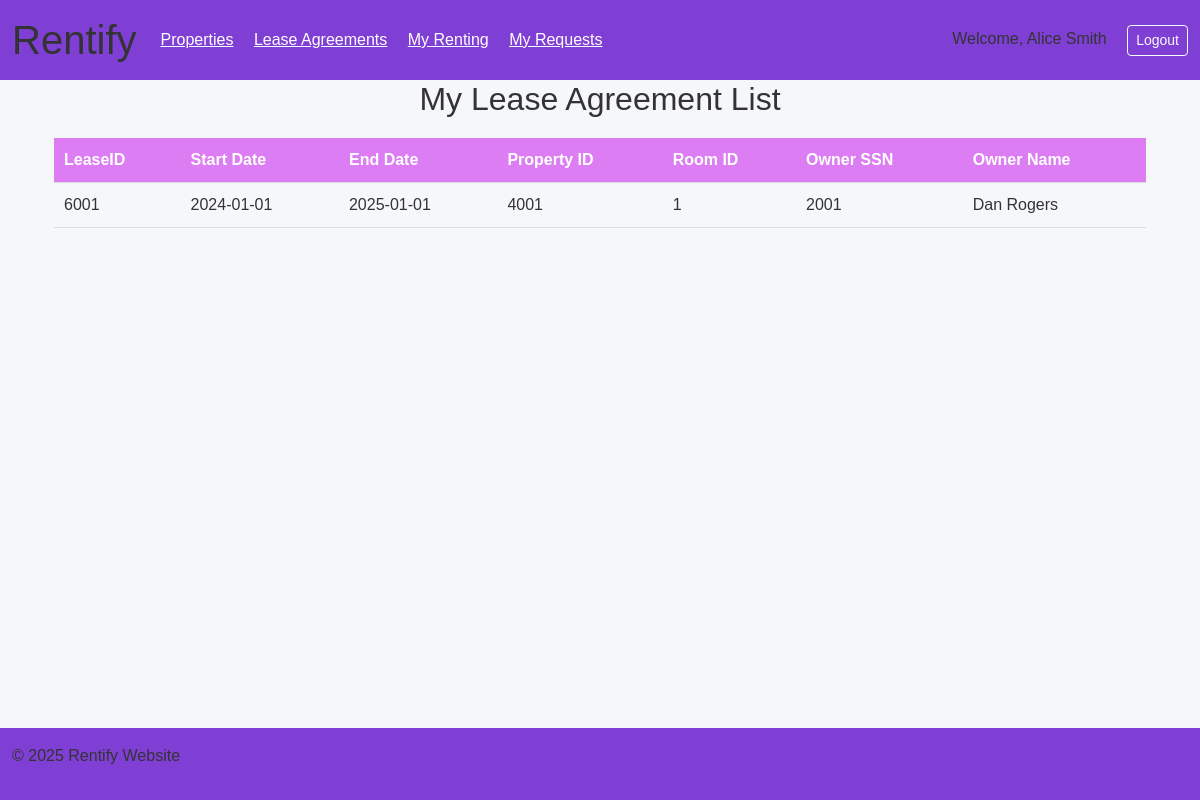
The page /lease-agreement-view (signed in) on the database its author committed.
### tables this page shows
CREATE TABLE LEASEAGREEMENT (
        LeaseID INTEGER PRIMARY KEY,
        StartDate TEXT,
        EndDate TEXT,
        PropertyID INTEGER,
        RoomID INTEGER,
        OwnerSSN INTEGER NOT NULL,
        ClientSSN INTEGER NOT NULL,
        FOREIGN KEY (PropertyID, RoomID) REFERENCES ROOM(PropertyID, RoomID)
        ON DELETE CASCADE ON UPDATE CASCADE,
        FOREIGN KEY (OwnerSSN) REFERENCES HOMEOWNER(SSN)
        ON DELETE CASCADE ON UPDATE CASCADE,
        FOREIGN KEY (ClientSSN) REFERENCES CLIENT(SSN)
        ON DELETE CASCADE ON UPDATE CASCADE
    );

CREATE TABLE PERSON (
        SSN INTEGER PRIMARY KEY,
        FirstName TEXT NOT NULL,
        LastName TEXT,
        UserName TEXT UNIQUE,
        Password TEXT
    );

### app.py (the view)
@app.route("/lease-agreement-view", methods=["GET"])
def leaseAgreement():
    with sqlite3.connect("Homeapp.db") as conn:
        las = conn.execute("SELECT l.LeaseID, l.StartDate, l.EndDate, l.PropertyID, l.RoomID, l.OwnerSSN, p2.FirstName, p2.LastName, l.ClientSSN, p1.FirstName, p1.LastName FROM leaseagreement AS l INNER JOIN person AS p1 ON l.ClientSSN = p1.SSN INNER JOIN person as p2 ON l.OwnerSSN = p2.SSN WHERE OwnerSSN = ? UNION SELECT l.LeaseID, l.StartDate, l.EndDate, l.PropertyID, l.RoomID, l.OwnerSSN, p2.FirstName, p2.LastName, l.ClientSSN, p1.FirstName, p1.LastName FROM leaseagreement AS l INNER JOIN person AS p1 ON l.ClientSSN = p1.SSN INNER JOIN person as p2 ON l.OwnerSSN = p2.SSN WHERE ClientSSN = ?", (session.get('ssn'), session.get('ssn'),)).fetchall()
    if session.get('access') == "homeowner":
        addremoveView = True
    else:
        addremoveView = False
    return render_template("LeaseAgreementView.html", las=las, permission=addremoveView)

### templates/LeaseAgreementView.html (shortened to what this page needs)
{% extends 'base.html' %}
{% block content %}
<div class="container">
  <h2>My Lease Agreement List</h2>
  <table>
    <thead>
      <tr>
        <th>LeaseID</th>
        <th>Start Date</th>
        <th>End Date</th>
        <th>Property ID</th>
        <th>Room ID</th>
        {% if session.get('access') == 'client' %}
        <th>Owner SSN</th>
        <th>Owner Name</th>
        {% elif session.get('access') == 'homeowner' %}
        <th>Client SSN</th>
        <th>Client Name</th>
        {% endif %}
      </tr>
    </thead>
    <tbody>
      {% for la in las %}
      <tr>
        <td>{{ la[0] }}</td>
        <td>{{ la[1] }}</td>
        <td>{{ la[2] }}</td>
        <td>{{ la[3] }}</td>
        <td>{{ la[4] }}</td>
        {% if session.get('access') == 'client' %}
        <td>{{ la[5] }}</td>
        <td>{{ la[6]+" "+la[7] }}</td>
        {% elif session.get('access') == 'homeowner' %}
        <td>{{ la[8] }}</td>
        <td>{{ la[9]+" "+la[10] }}</td>
        {% endif %}
      </tr>
      {% endfor %}
    </tbody>
  </table>
</div>
{% endblock %}

### static/css/styles.css (style rules this page uses)
body { font-family: Arial, sans-serif; background-color: #f5f7fa; color: #333; }
h2 { margin-bottom: 20px; text-align: center; }
table { width: 100%; border-collapse: collapse; }
th, td { padding: 10px; text-align: left; border-bottom: 1px solid #ddd; }
th { background-color: #dd7df3; color: white; }

### rows shown on the page
LEASEAGREEMENT: LeaseID "6001", StartDate "2024-01-01", EndDate "2025-01-01", PropertyID "4001", RoomID "1", OwnerSSN "2001", LastName "Dan Rogers"

### other values the page prints
{{ session['name'] }} "Alice Smith"
